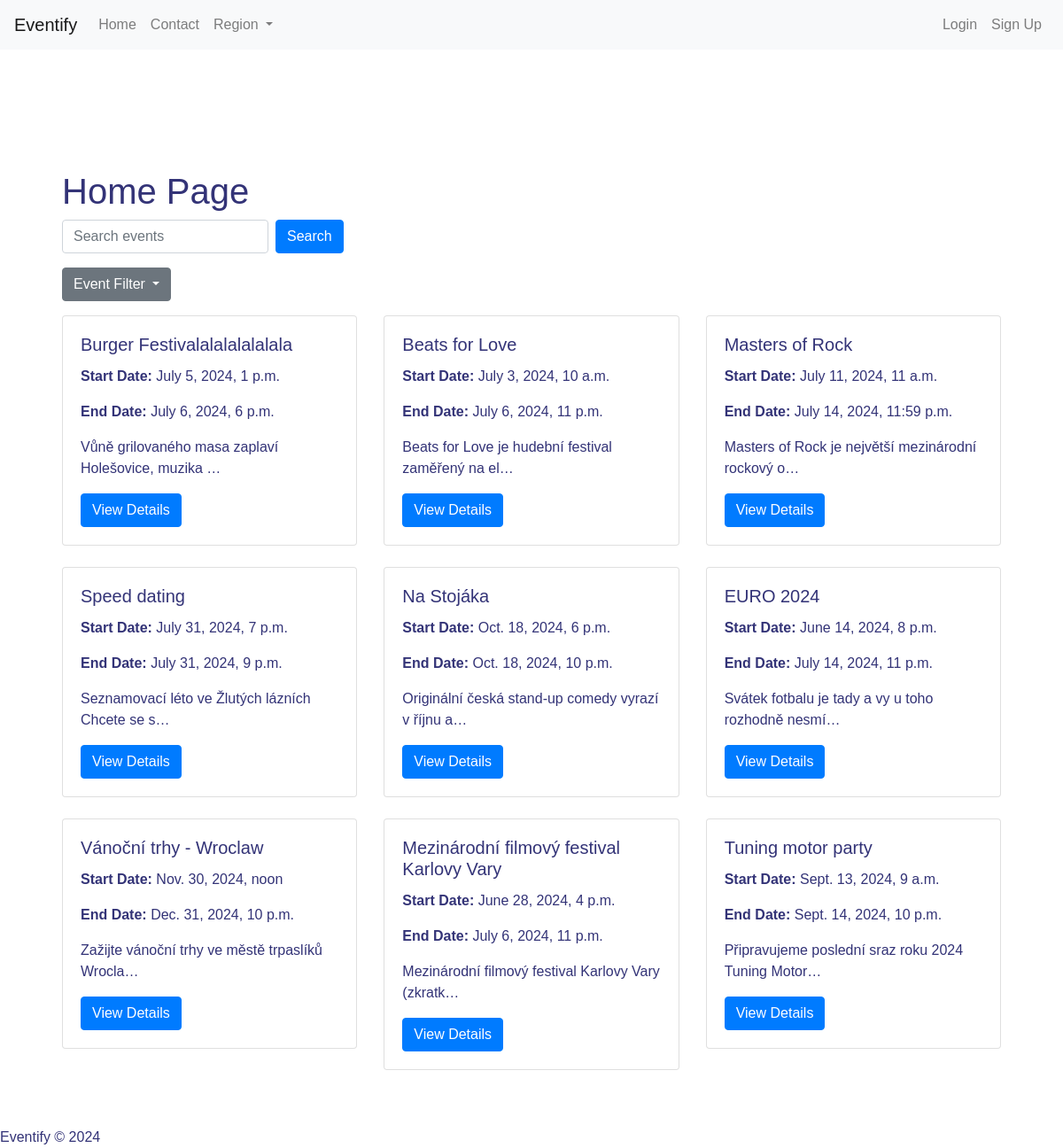
/, run on an earlier commit of the app's database.
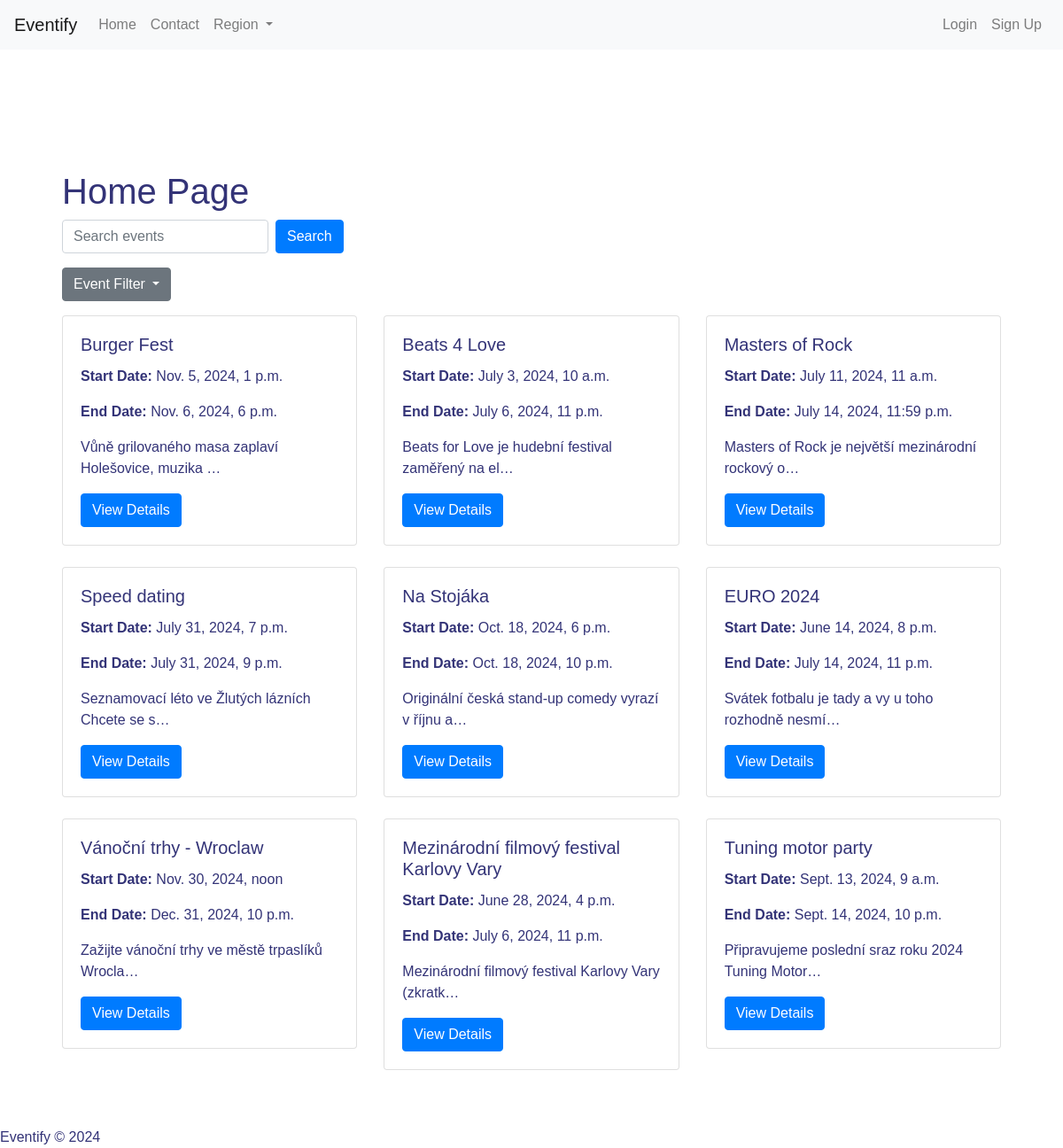
And on a later commit of the database.
### viewer/models.py (models this page shows, shortened)
class Event(models.Model):
    title = models.CharField(
        max_length=100,
    )
    start_date = models.DateTimeField()
    end_date = models.DateTimeField()
    description = models.TextField()
    created_by = models.ForeignKey(User, on_delete=models.CASCADE, related_name='events')
    type = models.CharField(max_length=50)
    price = models.DecimalField(max_digits=10, decimal_places=2)
    location = models.CharField(max_length=200, null=True, blank=True)
    region = models.CharField(max_length=40, choices=REGION_CHOICES, default='')

### viewer/views.py (the view)
# urls.py: path('', views.home, name='home'),  # nebo HomeListView.as_view()
def home(request):
    events = Event.objects.all() #filter(start_date__gte=timezone.now()).order_by('start_date')
    return render(request, 'home.html', {'events': events})

### viewer/templates/home.html (shortened to what this page needs)
{% extends "viewer/base.html" %}
{% block content %}
<div class="container mt-5">
    <h1>Home Page</h1>
    <form action="{% url 'search_events' %}" method="get" class="form-inline mb-3">
        <div class="form-group mr-2">
            <input type="text" class="form-control" name="q" placeholder="Search events" value="{{ request.GET.q }}">
        </div>
        <button type="submit" class="btn btn-primary">Search</button>
    </form>
    <div class="dropdown mb-3">
        <button class="btn btn-secondary dropdown-toggle" type="button" id="eventFilterDropdown" data-toggle="dropdown" aria-haspopup="true" aria-expanded="false">
            Event Filter
        </button>
    </div>
    <div class="row">
        {% for event in events %}
        <div class="col-md-4 mb-4">
            <div class="card">
                <div class="card-body">
                    <h5 class="card-title">{{ event.title }}</h5>
                    <p class="card-text"><strong>Start Date:</strong> {{ event.start_date }}</p>
                    <p class="card-text"><strong>End Date:</strong> {{ event.end_date }}</p>
                    <p class="card-text">{{ event.description | truncatechars:50 }}</p>
                    <a href="{% url 'event_detail' event.id %}" class="btn btn-primary">View Details</a>
                </div>
            </div>
        </div>
        {% empty %}
        <p>No events available.</p>
        {% endfor %}
    </div>
</div>
{% endblock %}

### viewer/templates/viewer/base.html (shortened to what this page needs)
<!DOCTYPE html>
{% load static %}
<html lang="en">
<head>
    <link rel="stylesheet" href="https://stackpath.bootstrapcdn.com/bootstrap/4.2.1/css/bootstrap.min.css"
>
    <link rel="stylesheet" href="{% static 'viewer/style.css' %}">
</head>
<body>
    <nav class="navbar navbar-expand-lg navbar-light bg-light">
        <a class="navbar-brand" href="{% url 'home' %}">Eventify</a>
        <div class="collapse navbar-collapse" id="navbarNav">
            <ul class="navbar-nav">
                <li class="nav-item">
                    <a class="nav-link" href="{% url 'home' %}">Home</a>
                </li>
                <li class="nav-item">
                    <a class="nav-link" href="{% url 'contact' %}">Contact</a>
                </li>
                <li class="nav-item dropdown">
                    <a class="nav-link dropdown-toggle" href="#" id="regionDropdown" role="button" data-toggle="dropdown" aria-haspopup="true" aria-expanded="false">
                        Region
                    </a>
                </li>
            </ul>
            <ul class="navbar-nav ml-auto">
                {% if user.is_authenticated %}
                <li class="nav-item">
                    <a class="nav-link" href="{% url 'logout' %}">Logout</a>
                </li>
                {% else %}
                <li class="nav-item">
                    <a class="nav-link" href="{% url 'login' %}">Login</a>
                </li>
                <li class="nav-item">
                    <a class="nav-link" href="{% url 'signup' %}">Sign Up</a>
                </li>
                {% endif %}
            </ul>
        </div>
    </nav>
    <div class="container mt-5">
        {% block content %}{% endblock %}
    </div>
    {% include 'footer.html' %}
</body>
</html>

### viewer/templates/footer.html
<footer>
    Eventify &copy; {% now "Y" %}
</footer>

### viewer/static/viewer/style.css (style rules this page uses)
body { background-image: url('background.jpg'); background-size: cover; background-repeat: no-repeat; background-attachment: fixed; font-family: 'Arial', sans-serif; color: #337; }
.container { background: rgba(255, 255, 255, 0.8); padding: 20px; border-radius: 10px; margin-top: 30px; }

What changed in the data, as far as the page shows it:
changed Event "Vůně grilovaného masa zaplaví Holešovice, muzika …": title "Burger Festivalalalalalalala" → "Burger Fest"; start_date "July 5, 2024, 1 p.m." → "Nov. 5, 2024, 1 p.m."; end_date "July 6, 2024, 6 p.m." → "Nov. 6, 2024, 6 p.m."
changed Event "Beats for Love je hudební festival zaměřený na el…": title "Beats for Love" → "Beats 4 Love"
